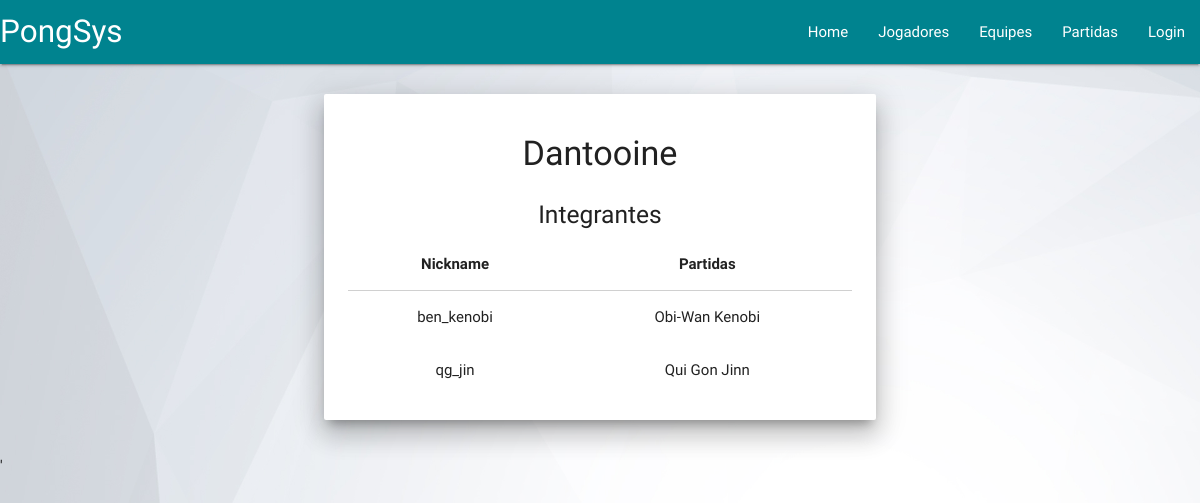
The page /view/visualizarEquipe.php?nome=Dantooine on the database its author committed.
### tables this page shows
CREATE TABLE `Jogador` (
  `email` varchar(45) NOT NULL,
  `idEquipe` int(11) NOT NULL,
  `nickname` varchar(45) NOT NULL,
  `nome` varchar(45) NOT NULL,
  `senha` varchar(45) NOT NULL
);

### persistence/equipeDAO.php (called while the page is built, shortened)
<?php
  class EquipeDAO{
    function consultarJogadoresDaEquipePorNome($nome, $link){
      $SQL = "SELECT * FROM Equipe WHERE nomeEquipe ='$nome';";
      $retorno = mysqli_query($link, $SQL);
      if(mysqli_num_rows($retorno) > 0){
        $ret = $retorno->fetch_all();
        foreach($ret as $linha){
          $resultado = $this->consultarJogadoresDaEquipePorId($linha[0],$link);
          return $resultado;
        }
      }
      return null;
    }
    function consultarJogadoresDaEquipePorId($id, $link){
      $SQL = "SELECT * FROM Jogador WHERE idEquipe ='$id';";
      $retorno = mysqli_query($link, $SQL);
      $resultado = array();
      if(mysqli_num_rows($retorno) > 0){
        $ret = $retorno->fetch_all();
        foreach($ret as $linha){
          $resultado[] = new Jogador($linha[0],$linha[1],$linha[2],$linha[3],$linha[4]);
        }
        return $resultado;
      }
      return null;
    }
  }
?>

### persistence/conexao.php (called while the page is built, shortened)
<?php
  class Conexao{
    var $link;
    function Conexao() {
      $this->servidor = 'localhost';
      $this->usuario = 'PongSys';
      $this->senha = '3emM7yM1T0lW9qZK';
      $this->bd = 'PongSys';
      $this->link = mysqli_connect($this->servidor,
              $this->usuario,$this->senha,$this->bd);
    }
    function getLink(){
      return $this->link;
    }
  }
?>

### model/jogador.php (called while the page is built, shortened)
<?php
  class Jogador{
    private $nickname;
    private $nome;
    function __construct($email, $idEquipe, $nickname, $nome, $senha){
      $this->nickname = $nickname;
      $this->nome = $nome;
    }
    public function getNickname(){
      return $this->nickname;
    }
    public function getNome(){
      return $this->nome;
    }
  }
?>

### view/visualizarEquipe.php (the view, shortened to what this page needs)
<!DOCTYPE html>
<html>
<head>
  <link type="text/css" rel="stylesheet" href="css/materialize.min.css"  media="screen,projection" />
  <link rel="stylesheet" href="./style.css" />
</head>
<body>
  <nav>
    <div class="nav-wrapper">
      <a href="#" class="brand-logo">PongSys</a>
      <ul id="nav-mobile" class="right hide-on-med-and-down">
        <li><a href="../view">Home</a></li>
        <li><a href="../view/listarJogadores.php">Jogadores</a></li>
        <li><a href="../view/listarEquipes.php">Equipes</a></li>
        <li><a href="../view/listarPartidas.php">Partidas</a></li>
        <?php
          require_once("../persistence/conexao.php");
          if(array_key_exists('adm',$_SESSION)){
            if($_SESSION["adm"] != null){
              echo "<li><a>Bem-vindo, Organizador</a></li>";
              echo "<li><a href='../control/logoff.php'>Logoff</a></li>";
            }
          }
          else{
            if(array_key_exists('user',$_SESSION)){
              $conexao = new Conexao();
              $jogadorDAO = new JogadorDAO();
              $usuario = $jogadorDAO->consultarJogadorPorEmail($_SESSION['user'], $conexao->getLink());
              if($usuario != null){
                echo "<li><a>Bem-vindo, ".$usuario->getNome()."</a></li>";
                echo "<li><a href='../control/logoff.php'>Logoff</a></li>";
              }
              else{
                echo "<li><a href='login.html'>Login</a></li>";
              }
            }
            else{
              echo "<li><a href='login.html'>Login</a></li>";
            }
          }
        ?>
      </ul>
    </div>
  </nav>
  <?php
    require_once("../persistence/conexao.php");
    require_once("../persistence/equipeDAO.php");
    $nome = $_GET["nome"];
    $c = new Conexao();
    $e = new EquipeDAO();
    $jogadores = $e->consultarJogadoresDaEquipePorNome($nome,$c->getLink());
  ?>
  <div class="container center-align">
    <div class="row">
      <div class="col s12 m8 m2 offset-m2">
        <div class="card z-depth-5">
          <div class="card-content">
            <h4><?php echo $nome; ?></h4>
            <hr />
            <h5>Integrantes</h5>
            <table border='1' class='highlight centered responsive-table'>
              <thead>
                <th>Nickname</th>
                <th>Partidas</th>
              </thead>
              <tbody>
                <?php
                  if($jogadores != null) {
                    foreach($jogadores as $jogador){
                      echo "<tr>";
                      echo "<td><a href='visualizarJogador.php?nick=".$jogador->getNickname()."'></a>".$jogador->getNickname()."</td>";
                      echo "<td>".$jogador->getNome()."</td>";
                      echo "</tr>";
                    }
                  }
                ?>
              </tbody>
            </table>
          </div>
        </div>
      </div>
    </div>
  </div>
'  <script type="text/javascript" src="js/jquery-3.2.1.min.js"></script>
</body>
</html>

### view/style.css (style rules this page uses)
a { color: inherit; }
nav { margin-bottom: 20px; }
body { background-image: url('img/back.jpg'); background-size: cover; }
hr { border: 1px solid rgba(0, 0, 0, 0); }
.container { margin-top: 1.5em; }
.nav-wrapper { background-color: #00838f; }

### rows shown on the page
jogador: nickname "ben_kenobi", nome "Obi-Wan Kenobi"
jogador: nickname "qg_jin", nome "Qui Gon Jinn"

### other values the page prints
$nome "Dantooine"
